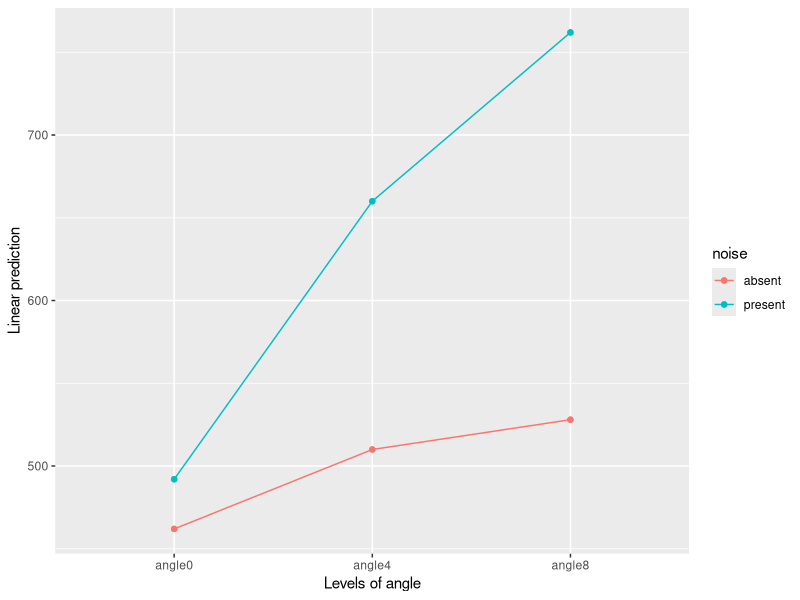
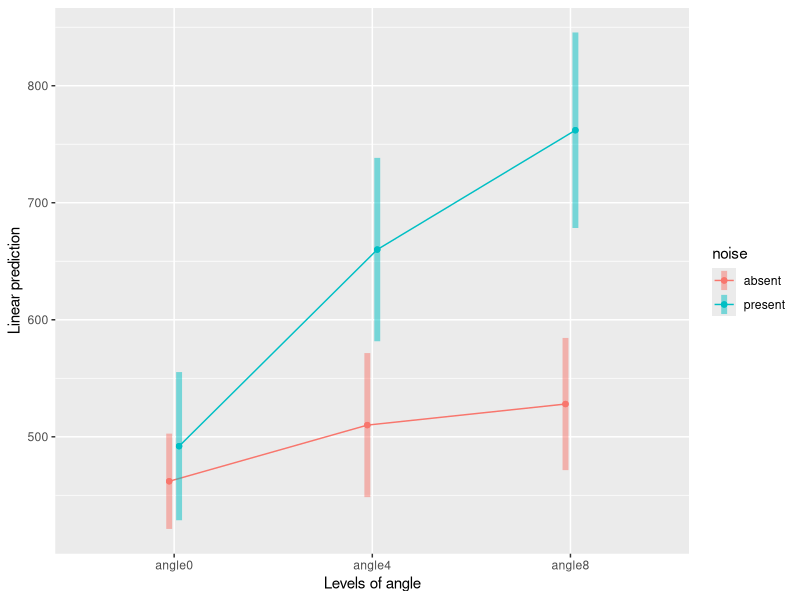
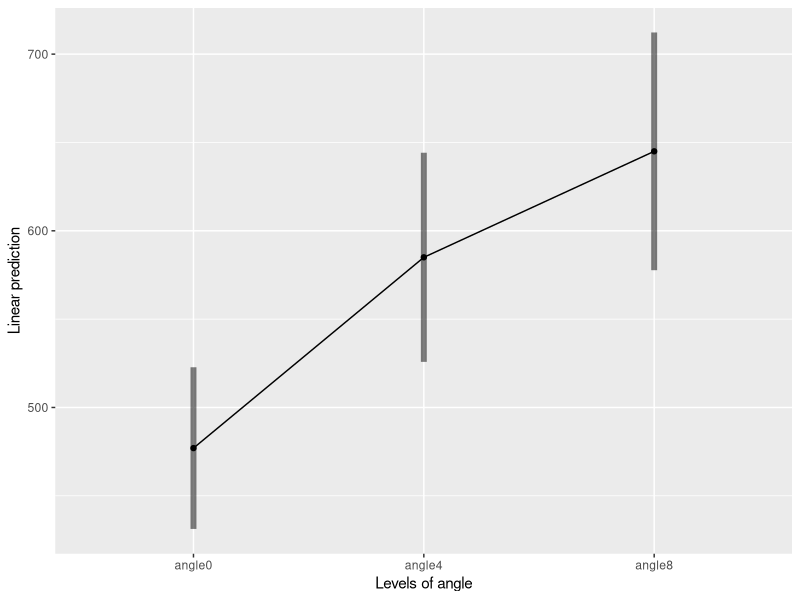
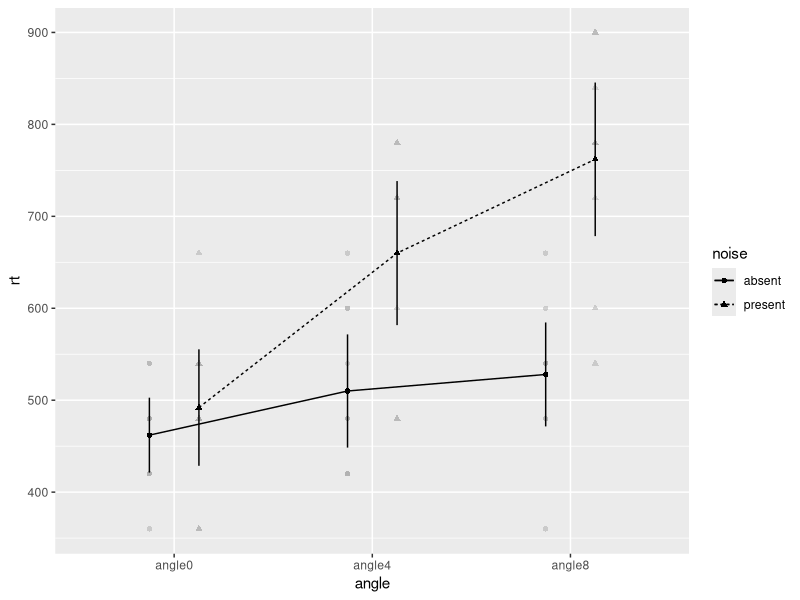
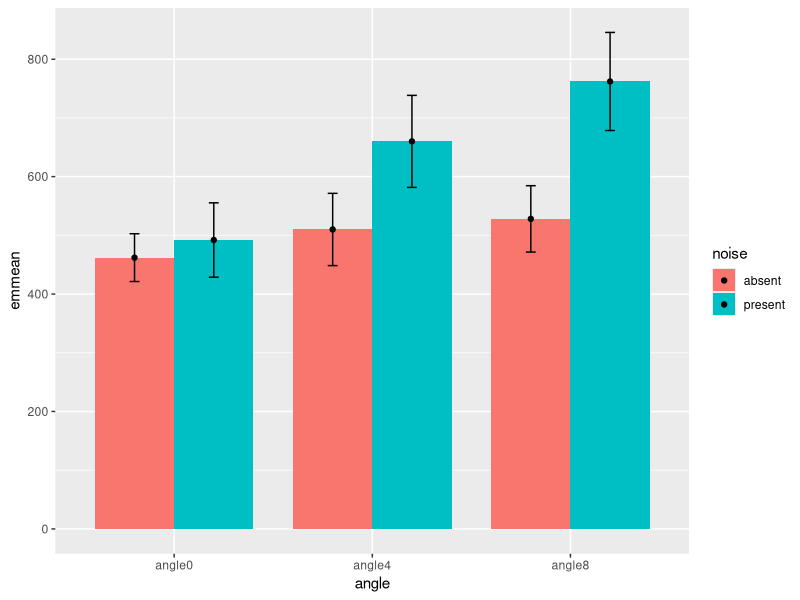
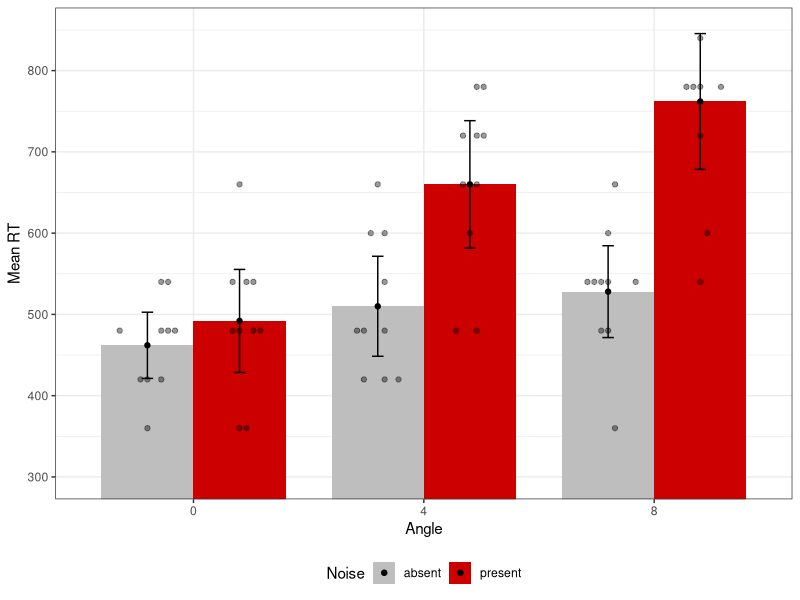

Source code (R) for these figures, in order:

# For ANOVAs we need to prepare our data in two ways:
# 1. If we have many observations per subject / condition, we must aggregate
#   the data to a single value per subject / condition. This can be done with,
#   for example one of the following:
#    - `aggregate()`
#    - `dplyr`'s `summarise()`
#    - `prepdat`'s `prep()`
#    - ...
#    (Note: if you're using (G)LMMs you can, but don't have to aggregate.)
# 2. The data must be in the long format.

# Wide vs long data -------------------------------------------------------

angle_noise <- read.csv('angle-noise_wide.csv')


# WIDE DATA has:
# 1. A row for each subject,
# 2. Between-subject variables have a column
# 3. Repeated measures are stored across columns, and the within-subject are
#   stored in column names
head(angle_noise)





# LONG DATA (also known as 'tidy data'), has:
# 1. One row per each OBSERVATION,
# 2. A column for each variable (including the subject ID!)
# 3. Repeated measures are stored across rows.
library(tidyr)
long_angle_noise <- angle_noise %>%
  pivot_longer(
    cols = absent_angle0:present_angle8,
    names_to = c("noise", "angle"),
    names_sep = "_",
    values_to = 'rt',
  )

head(long_angle_noise)


# 2-Way anova -------------------------------------------------------------

# For proper ANOVA tables, we need two things:
# 1. effects coding for factors ("centering" factors)
# 2. type 3 errors.*
# However, by default, R uses treatment coding for factors, and Type 1 errors!
#
# If you have no idea what I'm even talking about, that's okay - you don't need
# to - just remember that without these, ANOVA tables will be very misleading -
# especially when you have unbalanced data. (This is true of any anova-table, in
# GLM, LMM, GLMM, etc...)
#
# So Although R has a built-in function for conducting ANOVAs - `aov()` - you
# should NOT USE IT as it will not give you the results you want! Instead you
# should use the `afex` package.
#
# Read more about why this matters so much here:
# https://easystats.github.io/effectsize/articles/anovaES.html
# http://md.psych.bio.uni-goettingen.de/mv/unit/lm_cat/lm_cat_unbal_ss_explained.html)


library(afex)

fit <- aov_ez(id = "id", dv = "rt",
              within = c("angle", "noise"),
              ## When working with large within-subject datasets, this will
              ## speed up the fitting considerably!
              # include_aov = FALSE,
              data = long_angle_noise)
fit

# note some defaults here...
# - correction of the degrees of freedom (set to Greenhouse-Geisser)
# - effect size (set to generalized eta squared)





# Interactions and simple effects -----------------------------------------

library(emmeans)
# This whole course will be focused on how to use `emmeans` - a pkg for
# follow-up analyses (simple effects, simple slopes, contrasts...). Although we
# focus here on linear ANOVAs, you can use `emmeans` with GLM, HLM, GLMM,
# Bayesian models, and much much more.


# We saw the interaction was sig... what now?
# Simple effects!
joint_tests(fit, by = "noise")
joint_tests(fit, by = "angle")


# We can also get the estimated means:
emmeans(fit, ~ angle) # what is this?
emmeans(fit, ~ noise)
emmeans(fit, ~ angle + noise)

# NOTE: these can be different from the raw means in the data - these are
# estimates! And that is OKAY!




# Plot the data -----------------------------------------------------------

# simple plotting function
emmip(fit, noise ~ angle)
# (Again, these plots show the estimated means!)



# add 95% confidence intervals
emmip(fit, noise ~ angle, CIs = TRUE)
emmip(fit, ~ angle, CIs = TRUE)




# With afex
afex_plot(fit,  ~ angle,  ~ noise)
?afex_plot





library(ggplot2)
ems <- emmeans(fit,  ~ noise + angle) %>%
  summary()

# basic plot
p1 <- ggplot(ems, aes(angle, emmean, fill = noise, group = noise)) +
  geom_col(position = position_dodge(.8),
           width = .8) +
  geom_point(position = position_dodge(.8)) +
  geom_errorbar(aes(ymin = lower.CL, ymax = upper.CL),
                width = .1,
                position = position_dodge(.8))
p1


# make pretty
p1 +
  ggbeeswarm::geom_beeswarm(
    data = long_angle_noise,
    aes(angle, rt, group = noise),
    dodge.width = .8,
    alpha = 0.4
  ) +
  labs(x = 'Angle', y = 'Mean RT', fill = 'Noise') +
  scale_fill_manual(values = c('grey', 'red3')) +
  scale_x_discrete(labels = c(0, 4, 8)) +
  coord_cartesian(ylim = c(300, 850)) +
  theme_bw() +
  theme(legend.position = 'bottom')
